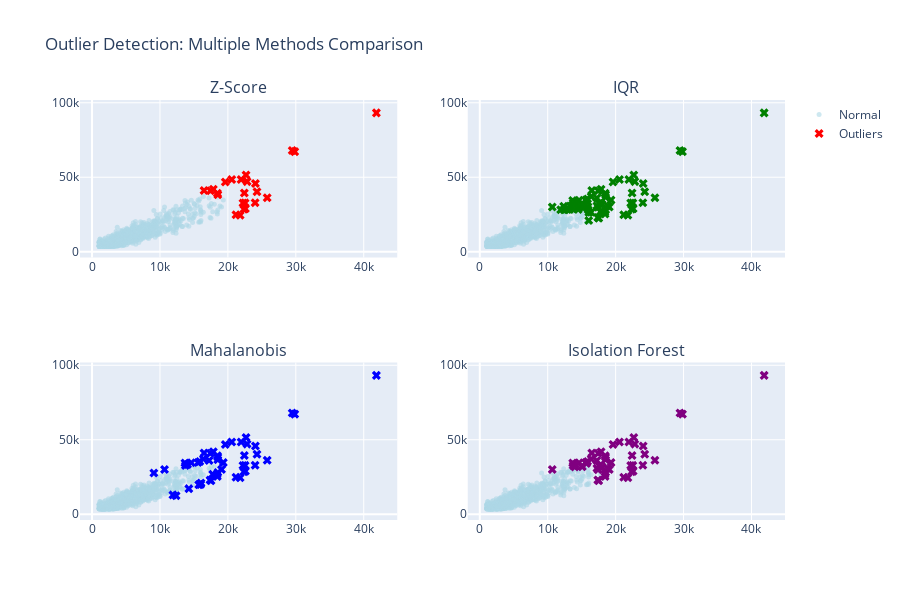

The notebook cell saved with this chart:
### Code cell
# 4. OUTLIER DETECTION AND ANALYSIS
print("\n 4. OUTLIER DETECTION AND ANALYSIS")
print("=" * 38)

def detect_outliers_multiple_methods(x, y):
 """Detect outliers using multiple statistical methods"""
 outliers = {}

 # Method 1: Z-score (univariate)
 z_scores_x = np.abs(stats.zscore(x))
 z_scores_y = np.abs(stats.zscore(y))
 z_outliers = (z_scores_x > 3) | (z_scores_y > 3)
 outliers['Z-Score'] = z_outliers

 # Method 2: IQR method (univariate)
 def iqr_outliers(data):
  Q1 = np.percentile(data, 25)
  Q3 = np.percentile(data, 75)
  IQR = Q3 - Q1
  lower_bound = Q1 - 1.5 * IQR
  upper_bound = Q3 + 1.5 * IQR
  return (data < lower_bound) | (data > upper_bound)

 iqr_outliers_x = iqr_outliers(x)
 iqr_outliers_y = iqr_outliers(y)
 outliers['IQR'] = iqr_outliers_x | iqr_outliers_y

 # Method 3: Mahalanobis distance (bivariate)
 from scipy.spatial.distance import mahalanobis
 data = np.column_stack([x, y])
 mean = np.mean(data, axis=0)
 cov = np.cov(data.T)

 try:
  inv_cov = np.linalg.inv(cov)
  mahal_distances = [mahalanobis(point, mean, inv_cov) for point in data]
  mahal_threshold = np.percentile(mahal_distances, 95) # Top 5%
  outliers['Mahalanobis'] = np.array(mahal_distances) > mahal_threshold
 except:
  outliers['Mahalanobis'] = np.zeros(len(x), dtype=bool)

 # Method 4: Isolation Forest
 from sklearn.ensemble import IsolationForest
 isolation_forest = IsolationForest(contamination=0.05, random_state=42)
 outlier_labels = isolation_forest.fit_predict(data)
 outliers['Isolation Forest'] = outlier_labels == -1

 return outliers

# Detect outliers in marketing spend vs sales revenue relationship
outliers = detect_outliers_multiple_methods(
 df['marketing_spend'].values,
 df['sales_revenue'].values
)

# Create comprehensive outlier visualization
fig = make_subplots(
 rows=2, cols=2,
 subplot_titles=list(outliers.keys()),
 specs=[[{"type": "scatter"}, {"type": "scatter"}],
 [{"type": "scatter"}, {"type": "scatter"}]]
)

positions = [(1,1), (1,2), (2,1), (2,2)]
colors = ['red', 'green', 'blue', 'purple']

for i, (method, outlier_mask) in enumerate(outliers.items()):
 row, col = positions[i]

 # Normal points
 normal_mask = ~outlier_mask
 fig.add_trace(
 go.Scatter(
 x=df['marketing_spend'][normal_mask],
 y=df['sales_revenue'][normal_mask],
 mode='markers',
 marker=dict(size=5, opacity=0.6, color='lightblue'),
 name='Normal',
 showlegend=(i==0)
 ),
 row=row, col=col
 )

 # Outlier points
 if np.any(outlier_mask):
  fig.add_trace(
   go.Scatter(
    x=df['marketing_spend'][outlier_mask],
    y=df['sales_revenue'][outlier_mask],
    mode='markers',
    marker=dict(size=8, color=colors[i], symbol='x'),
    name='Outliers',
    showlegend=(i==0)
   ),
   row=row, col=col
  )

fig.update_layout(
 title="Outlier Detection: Multiple Methods Comparison",
 height=600,
 showlegend=True
)
fig.show()

# Summary statistics for outlier detection
print(" Outlier Detection Summary:")
for method, outlier_mask in outliers.items():
 n_outliers = np.sum(outlier_mask)
 percentage = (n_outliers / len(df)) * 100
 print(f"• {method}: {n_outliers} outliers ({percentage:.1f}%)")

# Analyze outlier characteristics
print("\n Outlier Characteristics Analysis:")
combined_outliers = np.any(list(outliers.values()), axis=0)
if np.any(combined_outliers):
 outlier_data = df[combined_outliers]
 normal_data = df[~combined_outliers]

 print(f"• Total unique outliers: {np.sum(combined_outliers)} ({np.sum(combined_outliers)/len(df)*100:.1f}%)")
 print(f"• Average marketing spend - Outliers: ${outlier_data['marketing_spend'].mean():,.0f}")
 print(f"• Average marketing spend - Normal: ${normal_data['marketing_spend'].mean():,.0f}")
 print(f"• Average sales revenue - Outliers: ${outlier_data['sales_revenue'].mean():,.0f}")
 print(f"• Average sales revenue - Normal: ${normal_data['sales_revenue'].mean():,.0f}")

### Figure 1 — Plotly figure (JSON) as saved in the notebook; plotly's stock layout.template omitted (floating-point values rounded to 4 significant figures; data arrays with more than 128 entries replaced by an {"elided": "..."} marker saying what was removed)
{"data": [{"marker": {"color": "lightblue", "opacity": 0.6, "size": 5}, "mode": "markers", "name": "Normal", "showlegend": true, "type": "scatter", "x": {"elided": "976 float values"}, "xaxis": "x", "y": {"elided": "976 float values"}, "yaxis": "y"}, {"marker": {"color": "red", "size": 8, "symbol": "x"}, "mode": "markers", "name": "Outliers", "showlegend": true, "type": "scatter", "x": [17850.0, 18460.0, 22670.0, 22220.0, 24050.0, 19620.0, 17440.0, 16490.0, 24290.0, 22580.0, 22340.0, 25780.0, 22420.0, 22820.0, 18520.0, 41860.0, 29470.0, 20570.0, 22530.0, 21190.0, 24010.0, 21950.0, 29840.0, 21800.0], "xaxis": "x", "y": [41940.0, 39260.0, 51510.0, 32710.0, 45850.0, 46830.0, 40940.0, 41070.0, 40240.0, 28930.0, 28490.0, 36230.0, 39440.0, 47070.0, 38180.0, 93220.0, 67900.0, 48420.0, 32780.0, 24750.0, 32840.0, 48540.0, 67200.0, 24530.0], "yaxis": "y"}, {"marker": {"color": "lightblue", "opacity": 0.6, "size": 5}, "mode": "markers", "name": "Normal", "showlegend": false, "type": "scatter", "x": {"elided": "930 float values"}, "xaxis": "x2", "y": {"elided": "930 float values"}, "yaxis": "y2"}, {"marker": {"color": "green", "size": 8, "symbol": "x"}, "mode": "markers", "name": "Outliers", "showlegend": false, "type": "scatter", "x": [16050.0, 18520.0, 15870.0, 17850.0, 13000.0, 18460.0, 15030.0, 13750.0, 22670.0, 11910.0, 12910.0, 14270.0, 18840.0, 17410.0, 22220.0, 19060.0, 16390.0, 18000.0, 17570.0, 24050.0, 13220.0, 19620.0, 17440.0, 16490.0, 10670.0, 15090.0, 15190.0, 17250.0, 24290.0, 16040.0, 22580.0, 22340.0, 17370.0, 17510.0, 18510.0, 25780.0, 18420.0, 19320.0, 22420.0, 15960.0, 14500.0, 22820.0, 18520.0, 41860.0, 29470.0, 15480.0, 16400.0, 15930.0, 14060.0, 20570.0, 12350.0, 22530.0, 21190.0, 18450.0, 24010.0, 17770.0, 15710.0, 14450.0, 13790.0, 14620.0, 13990.0, 21950.0, 13680.0, 13620.0, 13320.0, 17230.0, 29840.0, 12420.0, 15600.0, 21800.0], "xaxis": "x2", "y": [26420.0, 36510.0, 35360.0, 41940.0, 28680.0, 39260.0, 32290.0, 32640.0, 51510.0, 28230.0, 28310.0, 30510.0, 30750.0, 29790.0, 32710.0, 29960.0, 26440.0, 31910.0, 32360.0, 45850.0, 28310.0, 46830.0, 40940.0, 41070.0, 30000.0, 31870.0, 29210.0, 30790.0, 40240.0, 21020.0, 28930.0, 28490.0, 22900.0, 22420.0, 28000.0, 36230.0, 26740.0, 34640.0, 39440.0, 28110.0, 28400.0, 47070.0, 38180.0, 93220.0, 67900.0, 31080.0, 37140.0, 30200.0, 33400.0, 48420.0, 30490.0, 32780.0, 24750.0, 25350.0, 32840.0, 26790.0, 34010.0, 29030.0, 29760.0, 34560.0, 31710.0, 48540.0, 34360.0, 29060.0, 30690.0, 36090.0, 67200.0, 28260.0, 34770.0, 24530.0], "yaxis": "y2"}, {"marker": {"color": "lightblue", "opacity": 0.6, "size": 5}, "mode": "markers", "name": "Normal", "showlegend": false, "type": "scatter", "x": {"elided": "950 float values"}, "xaxis": "x3", "y": {"elided": "950 float values"}, "yaxis": "y3"}, {"marker": {"color": "blue", "size": 8, "symbol": "x"}, "mode": "markers", "name": "Outliers", "showlegend": false, "type": "scatter", "x": [18520.0, 15870.0, 17850.0, 18460.0, 13750.0, 9102.0, 22670.0, 22220.0, 12370.0, 11910.0, 19060.0, 24050.0, 19620.0, 17440.0, 16490.0, 10670.0, 24290.0, 15980.0, 16040.0, 22580.0, 15710.0, 22340.0, 17370.0, 17510.0, 18510.0, 25780.0, 18420.0, 19320.0, 22420.0, 22820.0, 18520.0, 41860.0, 29470.0, 16400.0, 14060.0, 20570.0, 22530.0, 21190.0, 18450.0, 14250.0, 24010.0, 17770.0, 14620.0, 21950.0, 13680.0, 17230.0, 29840.0, 15600.0, 15830.0, 21800.0], "xaxis": "x3", "y": [36510.0, 35360.0, 41940.0, 39260.0, 32640.0, 27640.0, 51510.0, 32710.0, 12340.0, 12970.0, 29960.0, 45850.0, 46830.0, 40940.0, 41070.0, 30000.0, 40240.0, 19950.0, 21020.0, 28930.0, 19760.0, 28490.0, 22900.0, 22420.0, 28000.0, 36230.0, 26740.0, 34640.0, 39440.0, 47070.0, 38180.0, 93220.0, 67900.0, 37140.0, 33400.0, 48420.0, 32780.0, 24750.0, 25350.0, 17170.0, 32840.0, 26790.0, 34560.0, 48540.0, 34360.0, 36090.0, 67200.0, 34770.0, 20050.0, 24530.0], "yaxis": "y3"}, {"marker": {"color": "lightblue", "opacity": 0.6, "size": 5}, "mode": "markers", "name": "Normal", "showlegend": false, "type": "scatter", "x": {"elided": "950 float values"}, "xaxis": "x4", "y": {"elided": "950 float values"}, "yaxis": "y4"}, {"marker": {"color": "purple", "size": 8, "symbol": "x"}, "mode": "markers", "name": "Outliers", "showlegend": false, "type": "scatter", "x": [18520.0, 15870.0, 17850.0, 18460.0, 15030.0, 13750.0, 22670.0, 18840.0, 17410.0, 22220.0, 19060.0, 18000.0, 17570.0, 24050.0, 19620.0, 17440.0, 16490.0, 10670.0, 15090.0, 17250.0, 24290.0, 22580.0, 22340.0, 17370.0, 17510.0, 18510.0, 25780.0, 18420.0, 19320.0, 22420.0, 22820.0, 18520.0, 41860.0, 29470.0, 16400.0, 14060.0, 20570.0, 22530.0, 21190.0, 18450.0, 24010.0, 15710.0, 14620.0, 13990.0, 21950.0, 13680.0, 17230.0, 29840.0, 15600.0, 21800.0], "xaxis": "x4", "y": [36510.0, 35360.0, 41940.0, 39260.0, 32290.0, 32640.0, 51510.0, 30750.0, 29790.0, 32710.0, 29960.0, 31910.0, 32360.0, 45850.0, 46830.0, 40940.0, 41070.0, 30000.0, 31870.0, 30790.0, 40240.0, 28930.0, 28490.0, 22900.0, 22420.0, 28000.0, 36230.0, 26740.0, 34640.0, 39440.0, 47070.0, 38180.0, 93220.0, 67900.0, 37140.0, 33400.0, 48420.0, 32780.0, 24750.0, 25350.0, 32840.0, 34010.0, 34560.0, 31710.0, 48540.0, 34360.0, 36090.0, 67200.0, 34770.0, 24530.0], "yaxis": "y4"}], "layout": {"annotations": [{"font": {"size": 16}, "showarrow": false, "text": "Z-Score", "x": 0.225, "xanchor": "center", "xref": "paper", "y": 1, "yanchor": "bottom", "yref": "paper"}, {"font": {"size": 16}, "showarrow": false, "text": "IQR", "x": 0.775, "xanchor": "center", "xref": "paper", "y": 1, "yanchor": "bottom", "yref": "paper"}, {"font": {"size": 16}, "showarrow": false, "text": "Mahalanobis", "x": 0.225, "xanchor": "center", "xref": "paper", "y": 0.375, "yanchor": "bottom", "yref": "paper"}, {"font": {"size": 16}, "showarrow": false, "text": "Isolation Forest", "x": 0.775, "xanchor": "center", "xref": "paper", "y": 0.375, "yanchor": "bottom", "yref": "paper"}], "height": 600, "showlegend": true, "title": {"text": "Outlier Detection: Multiple Methods Comparison"}, "xaxis": {"anchor": "y", "domain": [0, 0.45]}, "xaxis2": {"anchor": "y2", "domain": [0.55, 1]}, "xaxis3": {"anchor": "y3", "domain": [0, 0.45]}, "xaxis4": {"anchor": "y4", "domain": [0.55, 1]}, "yaxis": {"anchor": "x", "domain": [0.625, 1]}, "yaxis2": {"anchor": "x2", "domain": [0.625, 1]}, "yaxis3": {"anchor": "x3", "domain": [0, 0.375]}, "yaxis4": {"anchor": "x4", "domain": [0, 0.375]}}}
